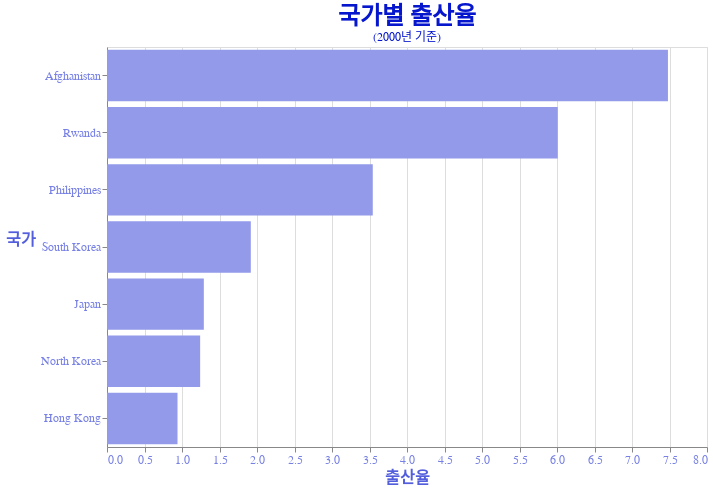

Notebook code for this chart:
### Code cell
source = countries.query('(year == 2000) and (country == @filter_list)')
alt.Chart(
    source,
).mark_bar(
    color='#929ae9'                   # 막대 색상
).encode(
    x=alt.X('fertility', 
            axis=alt.Axis(title='출산율')), 
    y=alt.Y('country', 
            sort='-x', 
            axis=alt.Axis(title='국가', 
                          titleAngle=360, 
                          titlePadding=20)), 
).properties(
    width=600,
    height=400, 
    title={
      "text": ["국가별 출산율"], 
      "subtitle": ["(2000년 기준)"],
      "color": "#0516cd",             # 차트 제목 색상  
      "subtitleColor": "#0516cd"      # 차트 제목 색상   
    }, 
).configure_axis(
    labelFontSize=12, 
    labelColor='#7780e4',             # 축 레이블 색상
    titleFontSize=16, 
    titleColor='#525edc'              # 축 제목 색상
).configure_title(   
    fontSize=24, 
)

### Figure 1 — Vega-Lite specification as saved in the notebook (floating-point values rounded to 4 significant figures)
{"config": {"view": {"continuousWidth": 400, "continuousHeight": 300}, "axis": {"labelColor": "#7780e4", "labelFontSize": 12, "titleColor": "#525edc", "titleFontSize": 16}, "title": {"fontSize": 24}}, "data": {"name": "data-f422f54c41d02e8619444fae43243eab"}, "mark": {"type": "bar", "color": "#929ae9"}, "encoding": {"x": {"type": "quantitative", "axis": {"title": "출산율"}, "field": "fertility"}, "y": {"type": "nominal", "axis": {"title": "국가", "titleAngle": 360, "titlePadding": 20}, "field": "country", "sort": "-x"}}, "height": 400, "title": {"text": ["국가별 출산율"], "subtitle": ["(2000년 기준)"], "color": "#0516cd", "subtitleColor": "#0516cd"}, "width": 600, "$schema": "https://vega.github.io/schema/vega-lite/v4.8.1.json", "datasets": {"data-f422f54c41d02e8619444fae43243eab": [{"_comment": null, "year": 2000, "fertility": 7.479, "life_expect": 42.13, "n_fertility": null, "n_life_expect": null, "country": "Afghanistan", "p_fertility": 8.0, "p_life_expect": 41.76}, {"_comment": null, "year": 2000, "fertility": 0.94, "life_expect": 81.5, "n_fertility": null, "n_life_expect": null, "country": "Hong Kong", "p_fertility": 1.08, "p_life_expect": 80.0}, {"_comment": null, "year": 2000, "fertility": 1.291, "life_expect": 82.0, "n_fertility": null, "n_life_expect": null, "country": "Japan", "p_fertility": 1.39, "p_life_expect": 80.69}, {"_comment": null, "year": 2000, "fertility": 1.917, "life_expect": 66.66, "n_fertility": null, "n_life_expect": null, "country": "South Korea", "p_fertility": 2.094, "p_life_expect": 67.73}, {"_comment": null, "year": 2000, "fertility": 1.242, "life_expect": 77.05, "n_fertility": null, "n_life_expect": null, "country": "North Korea", "p_fertility": 1.514, "p_life_expect": 74.65}, {"_comment": null, "year": 2000, "fertility": 3.544, "life_expect": 70.3, "n_fertility": null, "n_life_expect": null, "country": "Philippines", "p_fertility": 3.725, "p_life_expect": 68.56}, {"_comment": null, "year": 2000, "fertility": 6.01, "life_expect": 43.41, "n_fertility": null, "n_life_expect": null, "country": "Rwanda", "p_fertility": 6.099, "p_life_expect": 36.09}]}}
